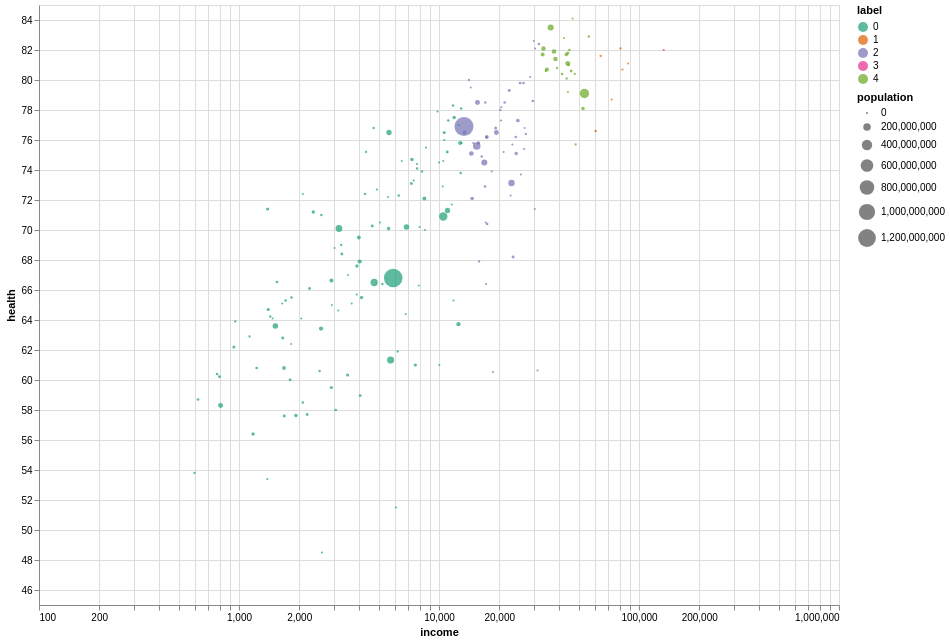

This figure's notebook cell:
### Markdown cell above
#### Plot it again, coloring by our labels

### Code cell
(
    alt.Chart(gapminder)
    .mark_circle()
    .encode(
        alt.X("income:Q", scale=alt.Scale(type="log")),
        alt.Y("health:Q", scale=alt.Scale(zero=False)),
        size="population:Q",
        color=alt.Color("label:N", scale=alt.Scale(scheme="dark2")),
        tooltip=list(gapminder.columns),
    )
    .properties(width=800, height=600)
    .interactive()
)

### Figure 1 — Vega-Lite specification as saved in the notebook (floating-point values rounded to 4 significant figures; data arrays with more than 128 entries replaced by an {"elided": "..."} marker saying what was removed)
{"config": {"view": {"continuousWidth": 300, "continuousHeight": 300}}, "data": {"name": "data-6d4deaaa8d728e859bfda5ebb1091c5f"}, "mark": {"type": "circle"}, "encoding": {"color": {"field": "label", "scale": {"scheme": "dark2"}, "type": "nominal"}, "size": {"field": "population", "type": "quantitative"}, "tooltip": [{"field": "country", "type": "nominal"}, {"field": "income", "type": "quantitative"}, {"field": "health", "type": "quantitative"}, {"field": "population", "type": "quantitative"}, {"field": "label", "type": "quantitative"}], "x": {"field": "income", "scale": {"type": "log"}, "type": "quantitative"}, "y": {"field": "health", "scale": {"zero": false}, "type": "quantitative"}}, "height": 600, "params": [{"name": "param_2", "select": {"type": "interval", "encodings": ["x", "y"]}, "bind": "scales"}], "width": 800, "$schema": "https://vega.github.io/schema/vega-lite/v5.20.1.json", "datasets": {"data-6d4deaaa8d728e859bfda5ebb1091c5f": {"elided": "187 records"}}}
